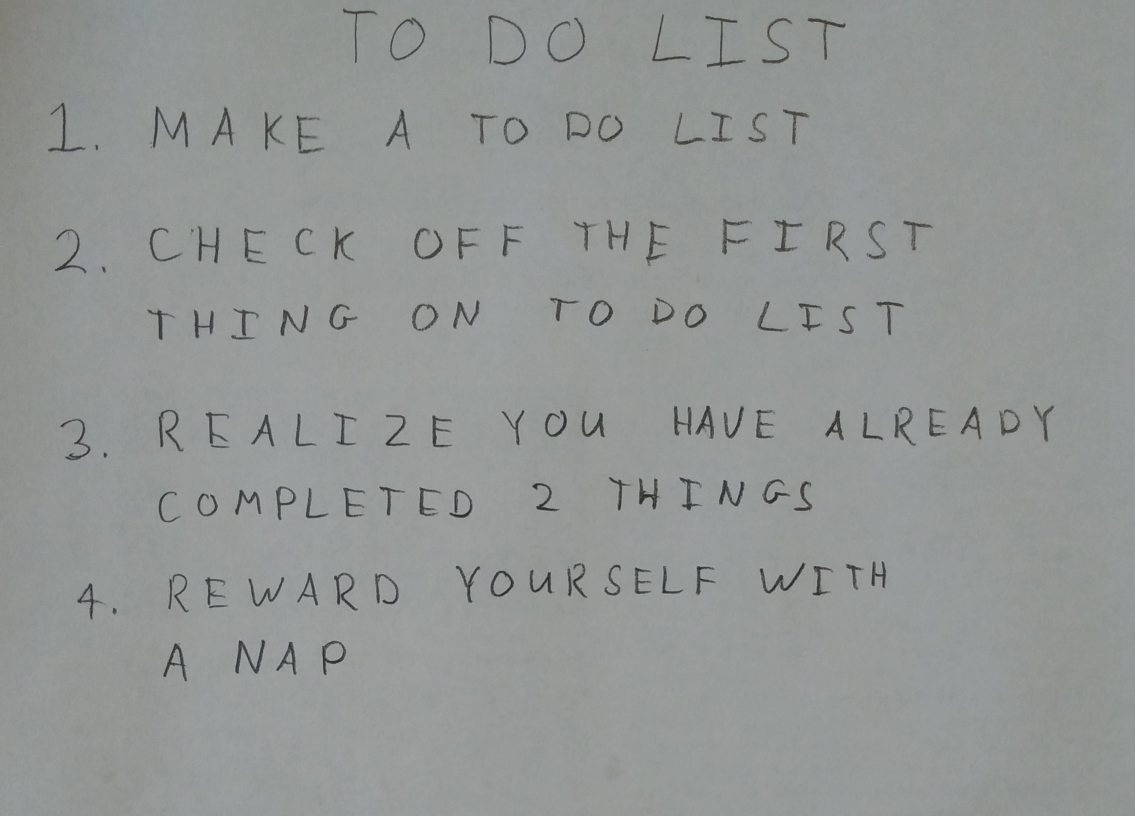
%> input picture HW5-Optical Character Recognition using Neural Networks/images/01_list.jpg, 2270 x 1631 px (shown at 1/2 size)
$ octave testExtractImageText.m   (GNU Octave 9; MATLAB toolbox functions it lacks are replaced by stand-ins)
%> lines starting %> are read from the running program, lines starting %| are printed output that depends on the picture; in (x1, y1, x2, y2) boxes, pixels count from 0 and x2, y2 are one past the last pixel; in counts of white or black regions, pixels touching at a corner belong together; the program's own positions count from 1
### HW5-Optical Character Recognition using Neural Networks/code/extractImageText.m
function [text] = extractImageText(fname)
%> called with fname = '../images/01_list.jpg'
% [text] = extractImageText(fname) loads the image specified by the path 'fname'
% and returns the next contained in the image as a string.

im = imread(fname);
%> im is the input picture: size 1631x2270x3 uint8; mean R, G, B 146.5, 150.1, 148.9
[lines, bw] = findLetters(im);

% prepare data for classification
num_data = 0;
for i = 1:length(lines)
   num_data = num_data + size(lines{i}, 1);
end
data = zeros(num_data, 32 * 32);

index = 0;
linebreak = zeros(num_data, 1);  % indicate the line break
linebreak_ind = 1;
space = zeros(num_data, 1);     % indicate the space
space_ind = 1;
for i = 1:length(lines)
    line = lines{i};
    num_obj = size(line, 1);
    avgBoxLen = 0;
    index_copy = index;
    for j = 1: num_obj
        index = index + 1;
        obj = line(j, :);
        img = ~bw(obj(2):obj(4), obj(1):obj(3));
        avgBoxLen = avgBoxLen + (obj(3) - obj(1));

        % padding to make it a squre image
        [H, W] = size(obj);
        sideLen = max(H, W);
        diff = max(sideLen - H, sideLen - W);
        if mod(diff, 2) == 0
            img = padarray(img, [(sideLen - H) / 2, (sideLen - W) / 2]);
        else
            img = padarray(img, [sideLen - H, sideLen - W], 'pre');
        end
        img = ~imresize(img, [32 32]);
        % imshow(img);
        data(index, :) = img(:)';
    end
    linebreak(linebreak_ind) = index;
    linebreak_ind = linebreak_ind + 1;

    avgBoxLen = avgBoxLen / num_obj * 0.66;   % 0.66
    index_copy = index_copy + 1;
    for j = 2: num_obj
        index_copy = index_copy + 1;
        prevObj = line(j - 1, :);
        currObj = line(j, :);
        if currObj(1) - prevObj(3) > avgBoxLen
            space(space_ind) = index_copy - 1;
            space_ind = space_ind + 1;
        end
    end
end

% perform classification
load('nist36_model.mat');
% load('nist36_model_old.mat');
% load('nist36_model_new.mat');
[outputs] = Classify(W, b, data);
letters = 'ABCDEFGHIJKLMNOPQRSTUVWXYZ1234567890';
text = '';
for i = 1:num_data
    predict = outputs(i, :);
    imshow(mat2gray(reshape(data(i, :), [32,32])));
    [~, ind] = max(predict);

    if ~isempty(find(space == i))
        text = [text letters(ind) ' '];
    else
        if ~isempty(find(linebreak == i))
            text = [text letters(ind) char(10)];
        else
            text = [text, letters(ind)];
        end
    end
end

sprintf(text);

end

### HW5-Optical Character Recognition using Neural Networks/code/findLetters.m
function [lines, bw] = findLetters(im)
% [lines, BW] = findLetters(im) processes the input RGB image and returns a cell
% array 'lines' of located characters in the image, as well as a binary
% representation of the input image. The cell array 'lines' should contain one
% matrix entry for each line of text that appears in the image. Each matrix entry
% should have size Lx4, where L represents the number of letters in that line.
% Each row of the matrix should contain 4 numbers [x1, y1, x2, y2] representing
% the top-left and bottom-right position of each box. The boxes in one line should
% be sorted by x1 value.

% test
% im = imread('../images/02_letters.jpg');
% im = imread('../images/01_list.jpg');
% im = imread('../images/03_haiku.jpg');
% im = imread('../images/04_deep.jpg');

% binarize the image with white background
im_gaussain = rgb2gray(imgaussfilt(im, 3));
im = rgb2gray(im);
%> im: size 1631x2270 uint8

bw = imcomplement(imbinarize(im));
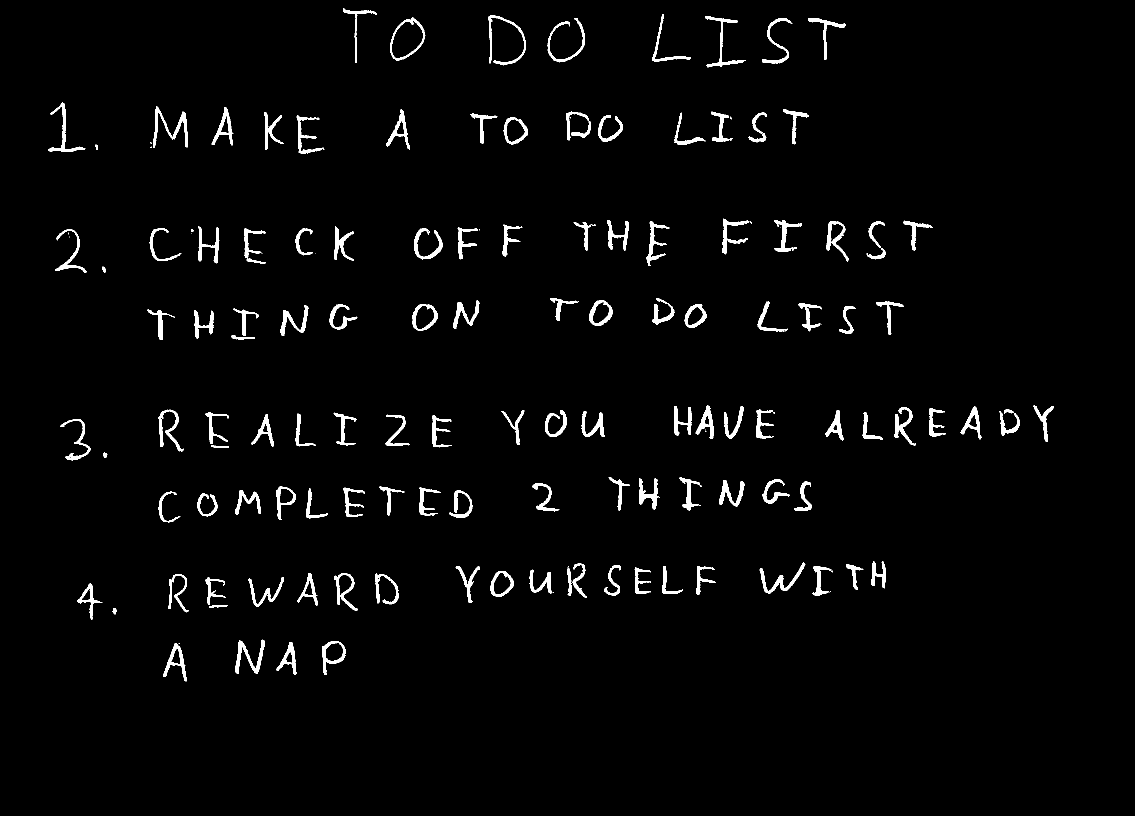
%> bw: size 1631x2270 logical (shown at 1/2 size); 2.4% white; 158 white regions (29 under 20 px), largest, box (x1, y1, x2, y2) and area: (306, 213, 376, 295) 1376, (471, 1279, 530, 1348) 1221, (977, 30, 1052, 131) 1148
% bw = medfilt2(bw);
bw_clear = imdilate(bw, strel('disk', 2));
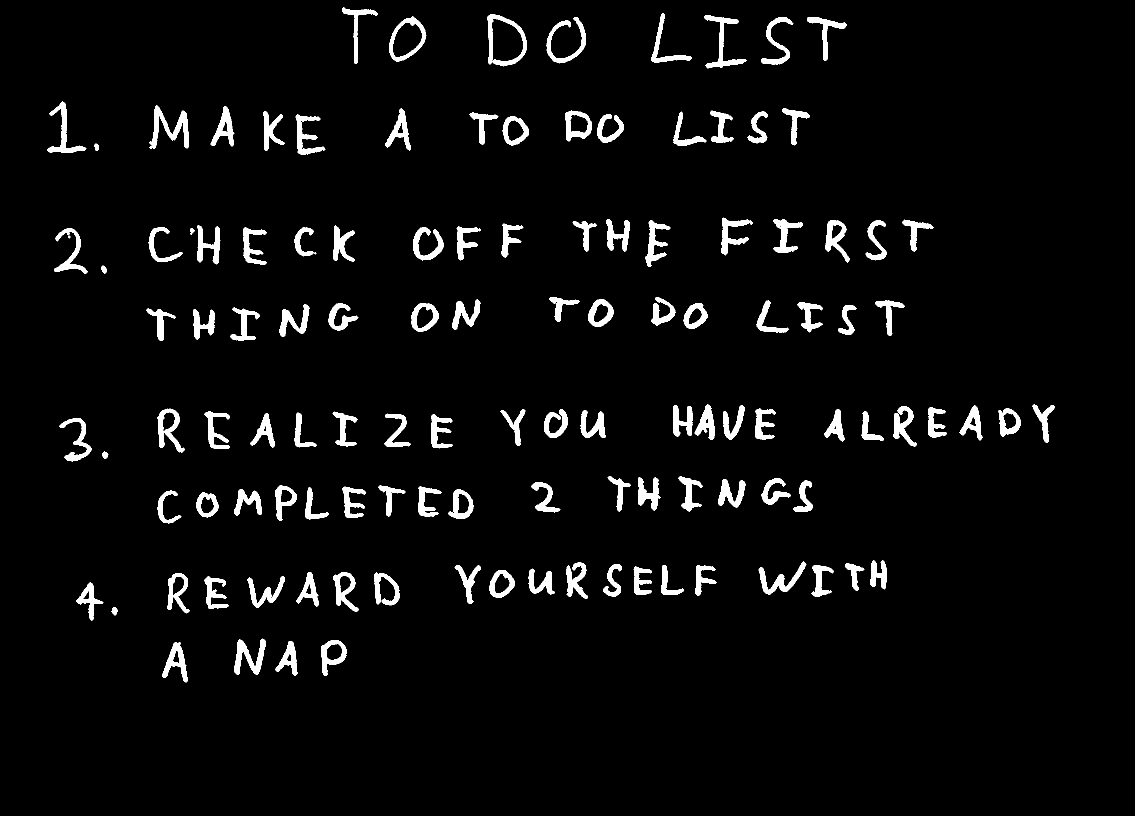
%> bw_clear: size 1631x2270 logical (shown at 1/2 size); 4.1% white; 122 white regions (2 under 20 px), largest, box (x1, y1, x2, y2) and area: (299, 211, 378, 298) 2419, (975, 28, 1054, 133) 2217, (1408, 30, 1493, 137) 2024
bw = imdilate(bw, strel('disk', 5));
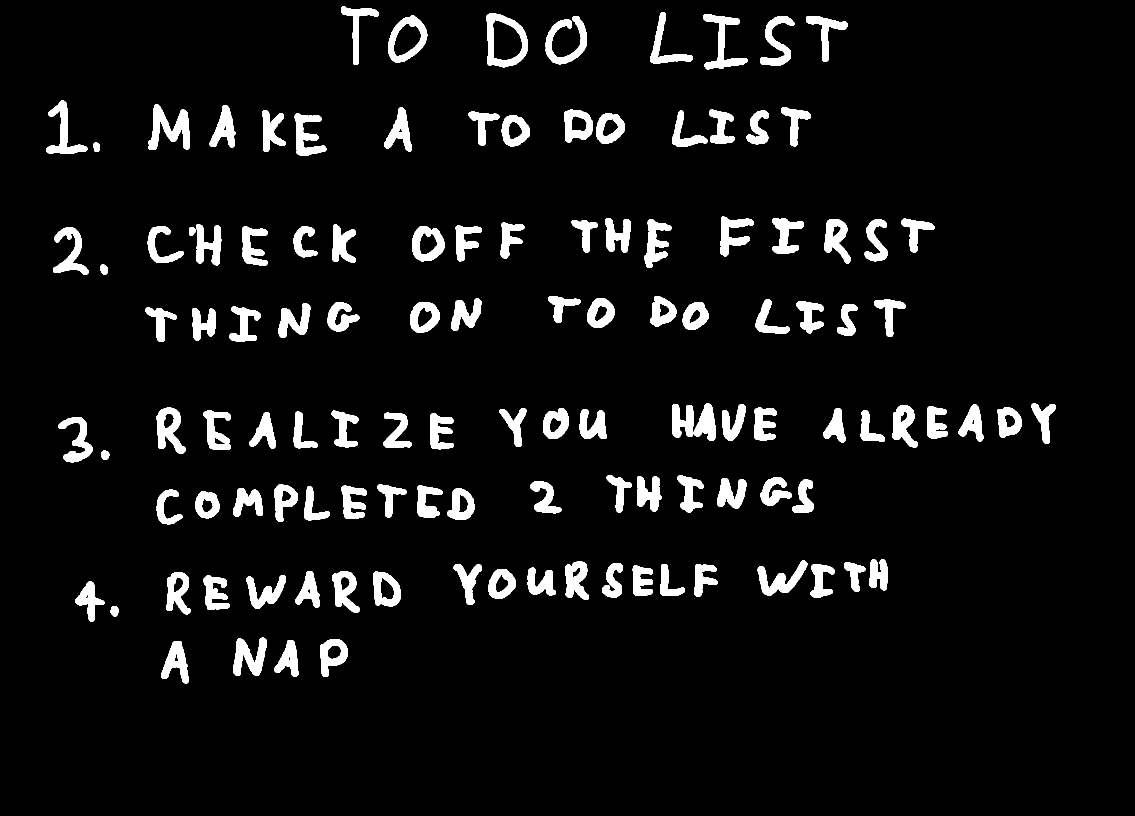
%> bw: size 1631x2270 logical (shown at 1/2 size); 6.5% white; 120 white regions, largest, box (x1, y1, x2, y2) and area: (297, 209, 380, 300) 3700, (973, 26, 1056, 135) 3589, (1091, 32, 1174, 129) 3155
% bw_clear = imbinarize(im_gaussain);

imgSize = size(bw);
%> imgSize = [1631 2270]

% find connected components
cc = bwconncomp(bw);
%> cc = 120 connected components
num = cc.NumObjects;
%> num = 120
conns = cc.PixelIdxList;
%> conns = 120 items
offset = 2;

% [14 lines of commented-out code are left out]
objects = zeros(num, 4);
for i = 1:num
    % initialize corner coordinates
    [x1, y1, x2, y2] = deal(imgSize(2), imgSize(1), 0, 0);
    for j = 1:length(conns{i})
        [I, J] = ind2sub(imgSize, conns{i}(j));
        x1 = min(x1, J);
        x2 = max(x1, J);
        y1 = min(y1, I);
        y2 = max(y2, I);
    end

    % remove small component
    if abs(x1 - x2) * abs(y1 - y2) < 1000
        continue
    end

    % add more space to the surroundings
    [x1, y1] = deal(max(1, x1 - offset), max(1, y1 - offset));
    [x2, y2] = deal(min(imgSize(2), x2 + offset),min(imgSize(1), y2 + offset));
    objects(i, :) = [x1, y1, x2, y2];
%     imshow(bw(y1:y2, x1:x2));
end
%> this loop made 120 passes
%> after the loop, objects = 120 rows, first 8: [0 0 0 0; 0 0 0 0; 0 0 0 0; 149 1162 189 1245; 0 0 0 0; 0 0 0 0; 0 0 0 0; 0 0 0 0]

objects = objects(objects(:,1) ~= 0, :);
%> objects = 106 rows, first 8: [149 1162 189 1245; 290 614 329 686; 294 451 370 528; 296 208 379 302; 312 814 369 909; 312 978 367 1051; 322 1281 377 1369; 332 1143 365 1231]
num = size(objects, 1);
%> num = 106

% group into lines
lines = cell(num, 1);
%> lines = 106 items
index = 0;
while 1
    index = index + 1;
    [y1_min, ind] = min(objects(:, 2));
    y2_min = objects(ind, 4);
    qualify = (objects(:,2) >= y1_min) & (objects(:,2) <= y2_min);
    if isempty(qualify)
        break
    end

    % retrieve the row
    row = sortrows(objects(qualify, :));
    lines{index} = row;

% [6 lines of commented-out code are left out]

    objects(qualify, :) = [];
end
%> this loop made 9 passes
%> (y1_min, ind, y2_min) on passes 1 to 7: (11, 32, 132), (208, 4, 302), (432, 63, 515), (591, 39, 648), (806, 40, 884), (949, 27, 1027), (1118, 22, 1183)
%> (y1_min, ind, y2_min, qualify) on pass 8: (1274, 2, 1354, [true; true; true; true])
%> after the loop, index = 9

lines = lines(1:index - 1);
%> lines = 8 items
bw = ~bw_clear;
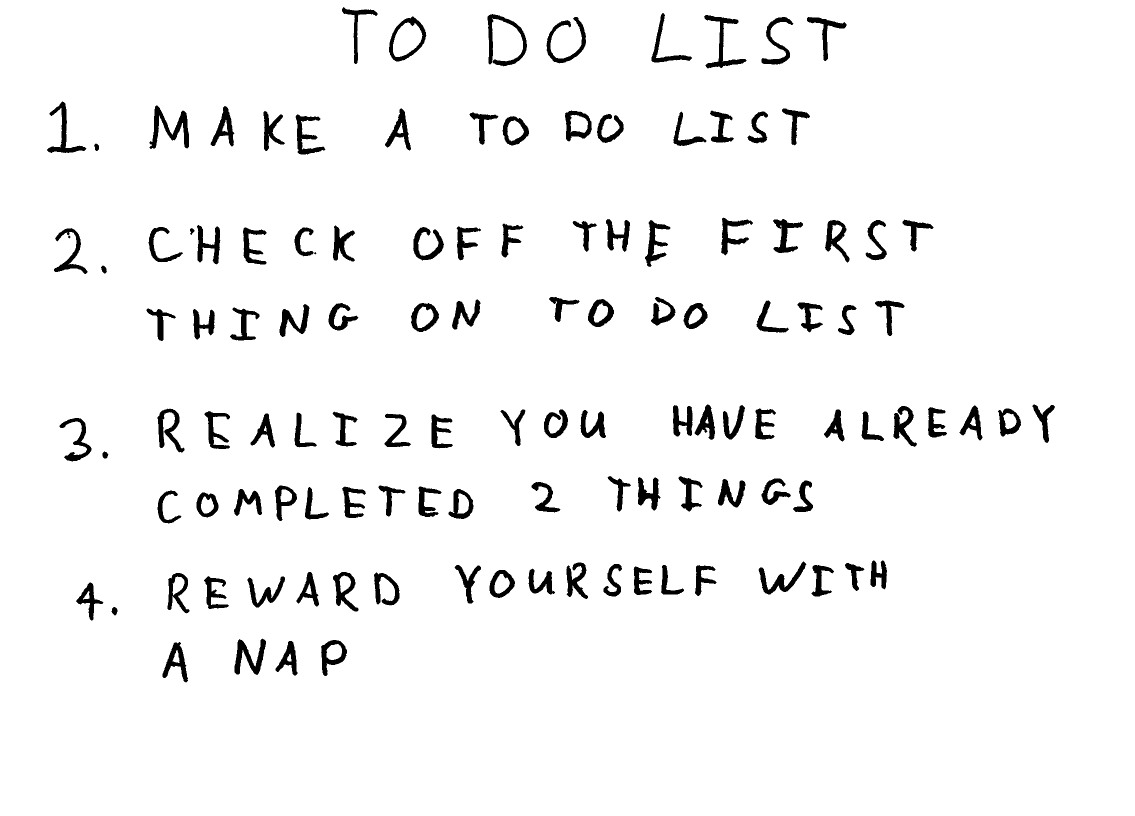
%> bw: size 1631x2270 logical (shown at 1/2 size); 95.9% white; 122 black regions (2 under 20 px), largest, box (x1, y1, x2, y2) and area: (299, 211, 378, 298) 2419, (975, 28, 1054, 133) 2217, (1408, 30, 1493, 137) 2024
% imshow(bw);

end

### HW5-Optical Character Recognition using Neural Networks/code/testExtractImageText.m
fnames = cell(4, 1);
fnames{1} = '../images/01_list.jpg';
fnames{2} = '../images/03_haiku.jpg';
fnames{3} = '../images/02_letters.jpg';
fnames{4} = '../images/04_deep.jpg';

texts = cell(4,1);

for i = 1:4
    text = extractImageText(fnames{i});
%> the loop in extractImageText, `for i = 1:length(lines)` made 8 passes
%> num_data on passes 1 to 8: 8, 20, 34, 49, 68, 84, 102, 106
%> in extractImageText, `data = zeros(num_data, 32 * 32);`: data: size 106x1024 double; every value is 0
%> the loop in extractImageText, `for i = 1:length(lines)` made 8 passes
%> (num_obj, avgBoxLen) on passes 1 to 8: (8, 40.09), (12, 35.64), (14, 33.61), (15, 36.74), (19, 30.99), (16, 30.86), (18, 33.29), (4, 29.21)
%> after the loop in extractImageText, `for i = 1:length(lines)`:
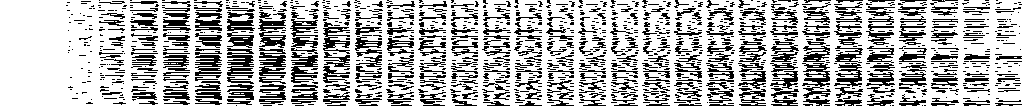
%> data: size 106x1024 double; values 0 (black) and 1 (white), 69.5% white; black in thin lines or dots
%> after the loop in extractImageText, `for i = 1:length(lines)`: index = 106; linebreak = 106 values, max 106 at index 8, min 0 at index 9, mean 4.44; space = 106 values, max 105 at index 49, min 0 at index 50, mean 21.85; space_ind = 50
%> (the run ends here)
